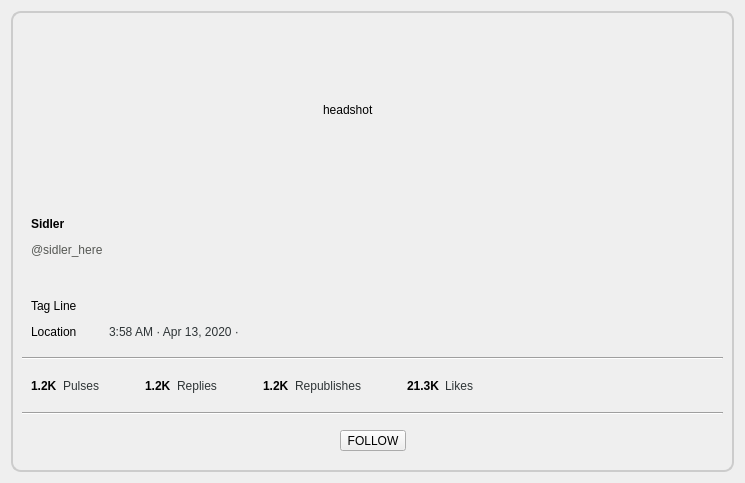
<?xml version="1.0" encoding="UTF-8"?>
<ui version="4.0">
 <class>PulseViewGroup</class>
 <widget class="QWidget" name="PulseViewGroup">
  <property name="geometry">
   <rect>
    <x>0</x>
    <y>0</y>
    <width>745</width>
    <height>483</height>
   </rect>
  </property>
  <property name="sizePolicy">
   <sizepolicy hsizetype="Preferred" vsizetype="Preferred">
    <horstretch>0</horstretch>
    <verstretch>0</verstretch>
   </sizepolicy>
  </property>
  <property name="font">
   <font>
    <pointsize>9</pointsize>
   </font>
  </property>
  <property name="windowTitle">
   <string notr="true"/>
  </property>
  <layout class="QVBoxLayout" name="verticalLayout_2">
   <item>
    <widget class="QFrame" name="frame">
     <property name="sizePolicy">
      <sizepolicy hsizetype="Expanding" vsizetype="Preferred">
       <horstretch>0</horstretch>
       <verstretch>0</verstretch>
      </sizepolicy>
     </property>
     <property name="minimumSize">
      <size>
       <width>0</width>
       <height>0</height>
      </size>
     </property>
     <property name="styleSheet">
      <string notr="true">QFrame#frame{border: 2px solid #CCCCCC;
background: qlineargradient(x1: 0, y1: 0, x2: 0, y2: 1,
                                     stop: 0 #EEEEEE, stop: 1 #CCCCCC);
border-radius: 10px}</string>
     </property>
     <property name="frameShape">
      <enum>QFrame::StyledPanel</enum>
     </property>
     <property name="frameShadow">
      <enum>QFrame::Raised</enum>
     </property>
     <layout class="QVBoxLayout" name="verticalLayout">
      <item>
       <widget class="QFrame" name="frame_headerBackground">
        <layout class="QHBoxLayout" name="horizontalLayout_9">
         <item>
          <spacer name="horizontalSpacer_16">
           <property name="orientation">
            <enum>Qt::Horizontal</enum>
           </property>
           <property name="sizeHint" stdset="0">
            <size>
             <width>283</width>
             <height>20</height>
            </size>
           </property>
          </spacer>
         </item>
         <item>
          <widget class="QLabel" name="label_headshot">
           <property name="sizePolicy">
            <sizepolicy hsizetype="Fixed" vsizetype="Fixed">
             <horstretch>0</horstretch>
             <verstretch>0</verstretch>
            </sizepolicy>
           </property>
           <property name="minimumSize">
            <size>
             <width>100</width>
             <height>100</height>
            </size>
           </property>
           <property name="text">
            <string>headshot</string>
           </property>
          </widget>
         </item>
         <item>
          <spacer name="horizontalSpacer_14">
           <property name="orientation">
            <enum>Qt::Horizontal</enum>
           </property>
           <property name="sizeHint" stdset="0">
            <size>
             <width>23</width>
             <height>20</height>
            </size>
           </property>
          </spacer>
         </item>
        </layout>
       </widget>
      </item>
      <item>
       <widget class="QWidget" name="widget_header" native="true">
        <property name="sizePolicy">
         <sizepolicy hsizetype="Preferred" vsizetype="Fixed">
          <horstretch>0</horstretch>
          <verstretch>0</verstretch>
         </sizepolicy>
        </property>
        <property name="minimumSize">
         <size>
          <width>0</width>
          <height>60</height>
         </size>
        </property>
        <layout class="QGridLayout" name="gridLayout">
         <item row="0" column="1" rowspan="3">
          <spacer name="horizontalSpacer_13">
           <property name="orientation">
            <enum>Qt::Horizontal</enum>
           </property>
           <property name="sizeHint" stdset="0">
            <size>
             <width>518</width>
             <height>58</height>
            </size>
           </property>
          </spacer>
         </item>
         <item row="1" column="0">
          <widget class="QLabel" name="label_groupName">
           <property name="sizePolicy">
            <sizepolicy hsizetype="Preferred" vsizetype="Preferred">
             <horstretch>0</horstretch>
             <verstretch>0</verstretch>
            </sizepolicy>
           </property>
           <property name="minimumSize">
            <size>
             <width>0</width>
             <height>20</height>
            </size>
           </property>
           <property name="text">
            <string>&lt;html&gt;&lt;head/&gt;&lt;body&gt;&lt;p&gt;&lt;span style=&quot; color:#555753;&quot;&gt;@sidler_here&lt;/span&gt;&lt;/p&gt;&lt;/body&gt;&lt;/html&gt;</string>
           </property>
          </widget>
         </item>
         <item row="0" column="0">
          <widget class="QLabel" name="label_authorName">
           <property name="sizePolicy">
            <sizepolicy hsizetype="Preferred" vsizetype="Preferred">
             <horstretch>0</horstretch>
             <verstretch>0</verstretch>
            </sizepolicy>
           </property>
           <property name="minimumSize">
            <size>
             <width>0</width>
             <height>20</height>
            </size>
           </property>
           <property name="text">
            <string>&lt;html&gt;&lt;head/&gt;&lt;body&gt;&lt;p&gt;&lt;span style=&quot; font-weight:600;&quot;&gt;Sidler&lt;/span&gt;&lt;/p&gt;&lt;/body&gt;&lt;/html&gt;</string>
           </property>
          </widget>
         </item>
         <item row="2" column="0">
          <spacer name="verticalSpacer">
           <property name="orientation">
            <enum>Qt::Vertical</enum>
           </property>
           <property name="sizeType">
            <enum>QSizePolicy::Minimum</enum>
           </property>
           <property name="sizeHint" stdset="0">
            <size>
             <width>20</width>
             <height>10</height>
            </size>
           </property>
          </spacer>
         </item>
        </layout>
       </widget>
      </item>
      <item>
       <widget class="QWidget" name="widget_publish" native="true">
        <property name="sizePolicy">
         <sizepolicy hsizetype="Preferred" vsizetype="Fixed">
          <horstretch>0</horstretch>
          <verstretch>0</verstretch>
         </sizepolicy>
        </property>
        <property name="minimumSize">
         <size>
          <width>0</width>
          <height>50</height>
         </size>
        </property>
        <property name="maximumSize">
         <size>
          <width>16777215</width>
          <height>16777215</height>
         </size>
        </property>
        <layout class="QGridLayout" name="gridLayout_2">
         <item row="1" column="2">
          <widget class="QLabel" name="label_date">
           <property name="sizePolicy">
            <sizepolicy hsizetype="Preferred" vsizetype="MinimumExpanding">
             <horstretch>0</horstretch>
             <verstretch>0</verstretch>
            </sizepolicy>
           </property>
           <property name="minimumSize">
            <size>
             <width>0</width>
             <height>20</height>
            </size>
           </property>
           <property name="text">
            <string>&lt;html&gt;&lt;head/&gt;&lt;body&gt;&lt;p&gt;&lt;span style=&quot; color:#2e3436;&quot;&gt;3:58 AM · Apr 13, 2020 ·&lt;/span&gt;&lt;/p&gt;&lt;/body&gt;&lt;/html&gt;</string>
           </property>
          </widget>
         </item>
         <item row="1" column="1">
          <spacer name="horizontalSpacer_15">
           <property name="orientation">
            <enum>Qt::Horizontal</enum>
           </property>
           <property name="sizeType">
            <enum>QSizePolicy::Fixed</enum>
           </property>
           <property name="sizeHint" stdset="0">
            <size>
             <width>20</width>
             <height>20</height>
            </size>
           </property>
          </spacer>
         </item>
         <item row="1" column="0">
          <widget class="QLabel" name="label_location">
           <property name="sizePolicy">
            <sizepolicy hsizetype="MinimumExpanding" vsizetype="Preferred">
             <horstretch>0</horstretch>
             <verstretch>0</verstretch>
            </sizepolicy>
           </property>
           <property name="minimumSize">
            <size>
             <width>0</width>
             <height>20</height>
            </size>
           </property>
           <property name="text">
            <string>Location</string>
           </property>
          </widget>
         </item>
         <item row="1" column="3">
          <spacer name="horizontalSpacer_12">
           <property name="orientation">
            <enum>Qt::Horizontal</enum>
           </property>
           <property name="sizeHint" stdset="0">
            <size>
             <width>2000</width>
             <height>20</height>
            </size>
           </property>
          </spacer>
         </item>
         <item row="0" column="0" colspan="4">
          <widget class="QLabel" name="label_tagline">
           <property name="sizePolicy">
            <sizepolicy hsizetype="Preferred" vsizetype="MinimumExpanding">
             <horstretch>0</horstretch>
             <verstretch>0</verstretch>
            </sizepolicy>
           </property>
           <property name="minimumSize">
            <size>
             <width>0</width>
             <height>20</height>
            </size>
           </property>
           <property name="text">
            <string>Tag Line</string>
           </property>
          </widget>
         </item>
        </layout>
       </widget>
      </item>
      <item>
       <widget class="Line" name="line_2">
        <property name="orientation">
         <enum>Qt::Horizontal</enum>
        </property>
       </widget>
      </item>
      <item>
       <widget class="QWidget" name="widget_replies" native="true">
        <property name="sizePolicy">
         <sizepolicy hsizetype="Preferred" vsizetype="Fixed">
          <horstretch>0</horstretch>
          <verstretch>0</verstretch>
         </sizepolicy>
        </property>
        <property name="minimumSize">
         <size>
          <width>0</width>
          <height>40</height>
         </size>
        </property>
        <layout class="QHBoxLayout" name="horizontalLayout_8">
         <item>
          <layout class="QHBoxLayout" name="horizontalLayout_622">
           <item>
            <widget class="QLabel" name="label_extra_pulses">
             <property name="text">
              <string>&lt;html&gt;&lt;head/&gt;&lt;body&gt;&lt;p&gt;&lt;span style=&quot; font-weight:600;&quot;&gt;1.2K&lt;/span&gt;&lt;/p&gt;&lt;/body&gt;&lt;/html&gt;</string>
             </property>
            </widget>
           </item>
           <item>
            <widget class="QLabel" name="label_922">
             <property name="text">
              <string>&lt;html&gt;&lt;head/&gt;&lt;body&gt;&lt;p&gt;&lt;span style=&quot; color:#2e3436;&quot;&gt;Pulses&lt;/span&gt;&lt;/p&gt;&lt;/body&gt;&lt;/html&gt;</string>
             </property>
            </widget>
           </item>
           <item>
            <spacer name="horizontalSpacer_1022">
             <property name="orientation">
              <enum>Qt::Horizontal</enum>
             </property>
             <property name="sizeType">
              <enum>QSizePolicy::Preferred</enum>
             </property>
             <property name="sizeHint" stdset="0">
              <size>
               <width>40</width>
               <height>20</height>
              </size>
             </property>
            </spacer>
           </item>
          </layout>
         </item>
         <item>
          <layout class="QHBoxLayout" name="horizontalLayout_611">
           <item>
            <widget class="QLabel" name="label_extra_replies">
             <property name="text">
              <string>&lt;html&gt;&lt;head/&gt;&lt;body&gt;&lt;p&gt;&lt;span style=&quot; font-weight:600;&quot;&gt;1.2K&lt;/span&gt;&lt;/p&gt;&lt;/body&gt;&lt;/html&gt;</string>
             </property>
            </widget>
           </item>
           <item>
            <widget class="QLabel" name="label_911">
             <property name="text">
              <string>&lt;html&gt;&lt;head/&gt;&lt;body&gt;&lt;p&gt;&lt;span style=&quot; color:#2e3436;&quot;&gt;Replies&lt;/span&gt;&lt;/p&gt;&lt;/body&gt;&lt;/html&gt;</string>
             </property>
            </widget>
           </item>
           <item>
            <spacer name="horizontalSpacer_1011">
             <property name="orientation">
              <enum>Qt::Horizontal</enum>
             </property>
             <property name="sizeType">
              <enum>QSizePolicy::Preferred</enum>
             </property>
             <property name="sizeHint" stdset="0">
              <size>
               <width>40</width>
               <height>20</height>
              </size>
             </property>
            </spacer>
           </item>
          </layout>
         </item>
         <item>
          <layout class="QHBoxLayout" name="horizontalLayout_6">
           <item>
            <widget class="QLabel" name="label_extra_republishes">
             <property name="text">
              <string>&lt;html&gt;&lt;head/&gt;&lt;body&gt;&lt;p&gt;&lt;span style=&quot; font-weight:600;&quot;&gt;1.2K&lt;/span&gt;&lt;/p&gt;&lt;/body&gt;&lt;/html&gt;</string>
             </property>
            </widget>
           </item>
           <item>
            <widget class="QLabel" name="label_9">
             <property name="text">
              <string>&lt;html&gt;&lt;head/&gt;&lt;body&gt;&lt;p&gt;&lt;span style=&quot; color:#2e3436;&quot;&gt;Republishes&lt;/span&gt;&lt;/p&gt;&lt;/body&gt;&lt;/html&gt;</string>
             </property>
            </widget>
           </item>
           <item>
            <spacer name="horizontalSpacer_10">
             <property name="orientation">
              <enum>Qt::Horizontal</enum>
             </property>
             <property name="sizeType">
              <enum>QSizePolicy::Preferred</enum>
             </property>
             <property name="sizeHint" stdset="0">
              <size>
               <width>40</width>
               <height>20</height>
              </size>
             </property>
            </spacer>
           </item>
          </layout>
         </item>
         <item>
          <layout class="QHBoxLayout" name="horizontalLayout_7">
           <item>
            <widget class="QLabel" name="label_extra_likes">
             <property name="text">
              <string>&lt;html&gt;&lt;head/&gt;&lt;body&gt;&lt;p&gt;&lt;span style=&quot; font-weight:600;&quot;&gt;21.3K&lt;/span&gt;&lt;/p&gt;&lt;/body&gt;&lt;/html&gt;</string>
             </property>
            </widget>
           </item>
           <item>
            <widget class="QLabel" name="label_11">
             <property name="text">
              <string>&lt;html&gt;&lt;head/&gt;&lt;body&gt;&lt;p&gt;&lt;span style=&quot; color:#2e3436;&quot;&gt;Likes&lt;/span&gt;&lt;/p&gt;&lt;/body&gt;&lt;/html&gt;</string>
             </property>
            </widget>
           </item>
           <item>
            <spacer name="horizontalSpacer_11">
             <property name="orientation">
              <enum>Qt::Horizontal</enum>
             </property>
             <property name="sizeType">
              <enum>QSizePolicy::Preferred</enum>
             </property>
             <property name="sizeHint" stdset="0">
              <size>
               <width>40</width>
               <height>20</height>
              </size>
             </property>
            </spacer>
           </item>
          </layout>
         </item>
         <item>
          <spacer name="horizontalSpacer_9">
           <property name="orientation">
            <enum>Qt::Horizontal</enum>
           </property>
           <property name="sizeHint" stdset="0">
            <size>
             <width>40</width>
             <height>20</height>
            </size>
           </property>
          </spacer>
         </item>
        </layout>
       </widget>
      </item>
      <item>
       <widget class="Line" name="line">
        <property name="orientation">
         <enum>Qt::Horizontal</enum>
        </property>
       </widget>
      </item>
      <item>
       <widget class="QWidget" name="widget_actions" native="true">
        <property name="sizePolicy">
         <sizepolicy hsizetype="Preferred" vsizetype="Fixed">
          <horstretch>0</horstretch>
          <verstretch>0</verstretch>
         </sizepolicy>
        </property>
        <property name="minimumSize">
         <size>
          <width>0</width>
          <height>40</height>
         </size>
        </property>
        <layout class="QHBoxLayout" name="horizontalLayout_10">
         <item>
          <spacer name="horizontalSpacer_20">
           <property name="orientation">
            <enum>Qt::Horizontal</enum>
           </property>
           <property name="sizeHint" stdset="0">
            <size>
             <width>298</width>
             <height>20</height>
            </size>
           </property>
          </spacer>
         </item>
         <item>
          <widget class="QToolButton" name="toolButton_like_2">
           <property name="text">
            <string>FOLLOW</string>
           </property>
          </widget>
         </item>
         <item>
          <spacer name="horizontalSpacer_21">
           <property name="orientation">
            <enum>Qt::Horizontal</enum>
           </property>
           <property name="sizeHint" stdset="0">
            <size>
             <width>297</width>
             <height>20</height>
            </size>
           </property>
          </spacer>
         </item>
        </layout>
       </widget>
      </item>
     </layout>
    </widget>
   </item>
  </layout>
 </widget>
 <resources>
  <include location="TheWire_images.qrc"/>
 </resources>
 <connections/>
</ui>
